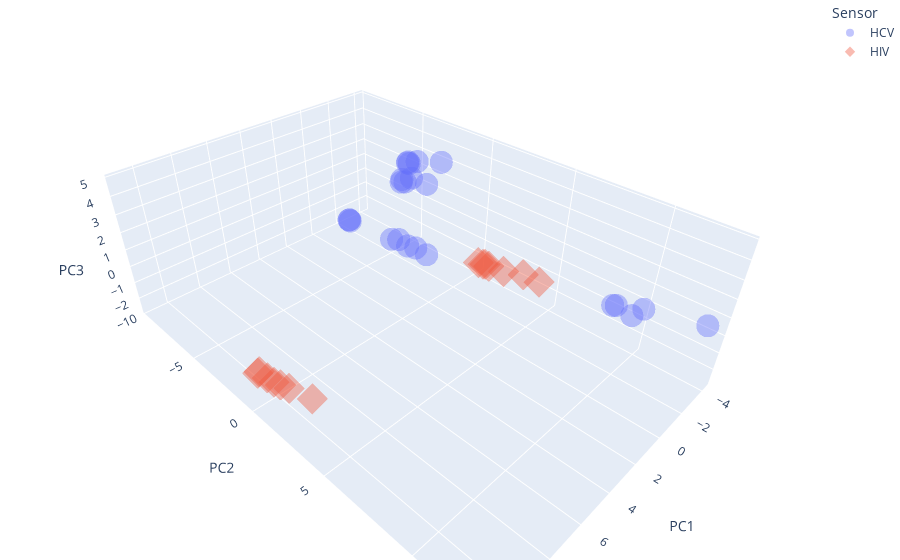

Notebook code cell kept with this figure:
### Code cell
# 4.1 Customize 3D Scatter Plot

fig = px.scatter_3d(df_scores, x='PC1', y='PC2', z='PC3', color='Sensor', symbol='Sensor', opacity=0.4)

# tight layout
fig.update_layout(margin=dict(l=0, r=0, b=0, t=0)) # left, right, bottom, top with zero margin

fig.show()

# https://plotly.com/python/templates/
# fig.update_layout(template='plotly_white')
# plotly, plotly_white, plotly_dark, ggplot2, seaborn, simple_white, none

### Figure 1 — Plotly figure (JSON) as saved in the notebook; plotly's stock layout.template omitted (floating-point values rounded to 4 significant figures)
{"data": [{"hovertemplate": "Sensor=HCV<br>PC1=%{x}<br>PC2=%{y}<br>PC3=%{z}<extra></extra>", "legendgroup": "HCV", "marker": {"color": "#636efa", "opacity": 0.4, "symbol": "circle"}, "mode": "markers", "name": "HCV", "scene": "scene", "showlegend": true, "type": "scatter3d", "x": [-2.453, -2.494, -2.478, -3.874, -3.673, -3.837, -3.86, -4.131, -1.346, -1.606, -1.717, -1.629, -1.513, -2.075, -2.049, -2.408, -2.404, -2.353, -0.6558, -0.6378, -0.7176, -0.8026, -1.022], "y": [-9.406, -9.42, -9.328, 9.548, 8.597, 8.702, 10.03, 12.87, -3.43, -3.748, -3.566, -2.987, -1.763, -5.079, -4.438, -4.055, -3.379, -2.454, -2.273, -2.3, -2.248, -1.773, -0.3482], "z": [-2.667, -2.677, -2.719, -0.7, -0.4917, -0.5268, -0.03795, 0.4432, 2.746, 2.374, 2.414, 2.872, 2.996, -2.059, -1.789, -2.217, -2.056, -2.081, 4.383, 4.325, 4.283, 4.522, 4.883]}, {"hovertemplate": "Sensor=HIV<br>PC1=%{x}<br>PC2=%{y}<br>PC3=%{z}<extra></extra>", "legendgroup": "HIV", "marker": {"color": "#EF553B", "opacity": 0.4, "symbol": "diamond"}, "mode": "markers", "name": "HIV", "scene": "scene", "showlegend": true, "type": "scatter3d", "x": [10.73, 10.91, 10.79, 10.76, 10.82, 10.74, 10.52, -3.388, -3.47, -3.46, -3.602, -3.691, -3.839, -4.088], "y": [-0.0409, 0.1507, 0.6737, 1.122, 1.711, 2.214, 3.479, 0.5435, 0.8133, 0.9671, 1.126, 2.08, 3.264, 4.142], "z": [-0.9957, -0.8424, -0.8511, -0.816, -0.5299, -0.4383, -0.2964, -1.689, -1.712, -1.643, -1.761, -1.689, -1.391, -1.564]}], "layout": {"legend": {"title": {"text": "Sensor"}, "tracegroupgap": 0}, "margin": {"b": 0, "l": 0, "r": 0, "t": 0}, "scene": {"domain": {"x": [0, 1], "y": [0, 1]}, "xaxis": {"title": {"text": "PC1"}}, "yaxis": {"title": {"text": "PC2"}}, "zaxis": {"title": {"text": "PC3"}}}}}
